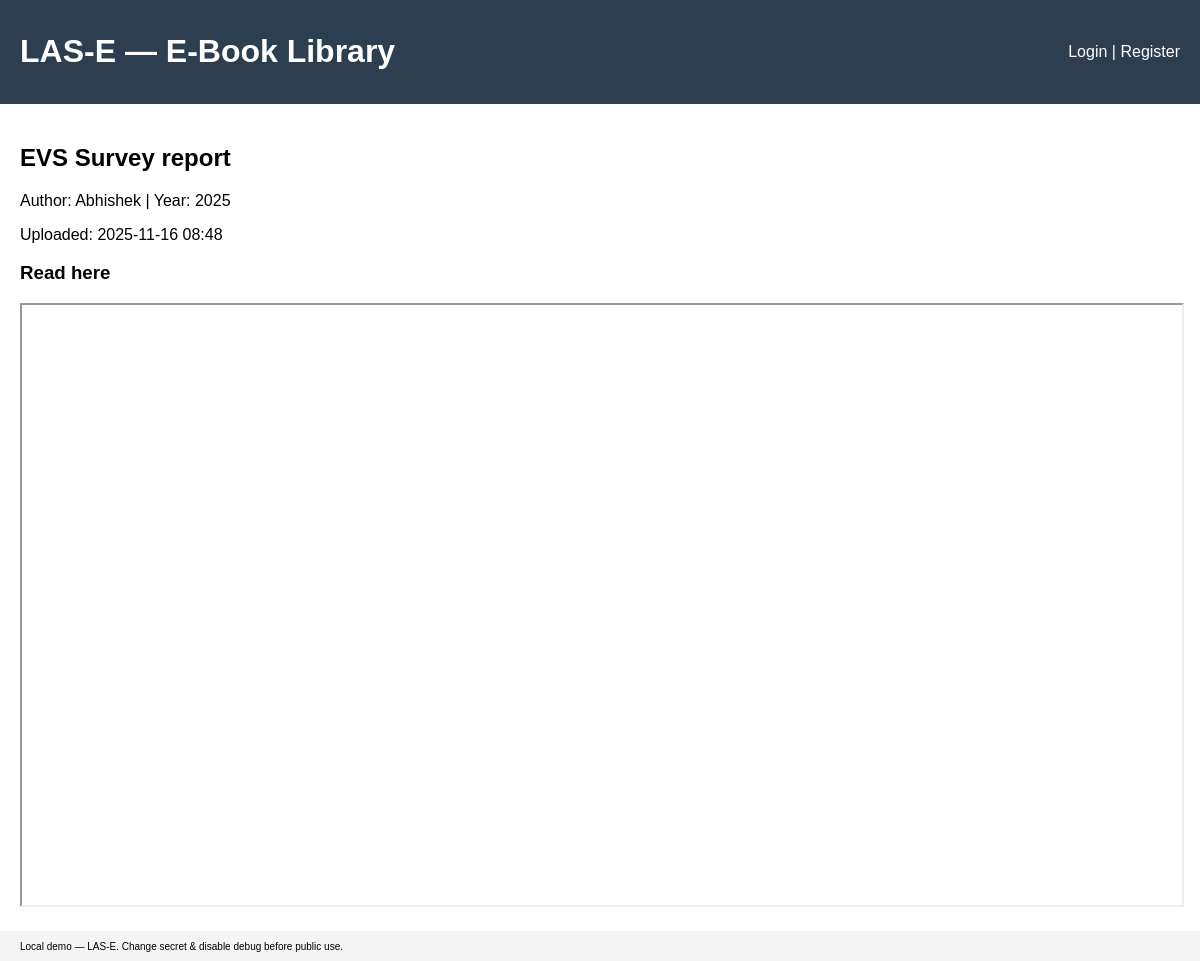
Screenshot of /book/1 with the database file from the repository.
### app.py (models this page shows, shortened)
class Book(db.Model):
    id = db.Column(db.Integer, primary_key=True)
    title = db.Column(db.String(250), nullable=False)
    author = db.Column(db.String(200), nullable=True)
    year = db.Column(db.String(10), nullable=True)
    filename = db.Column(db.String(300), nullable=False)
    uploaded_on = db.Column(db.DateTime, default=datetime.utcnow)

### app.py (the view)
@app.route('/book/<int:book_id>')
def book_detail(book_id):
    book = Book.query.get_or_404(book_id)
    return render_template('book.html', book=book)

### templates/book.html (shortened to what this page needs)
{% extends "layout.html" %}
{% block content %}
<article class="book">
  <h2>{{ book.title }}</h2>
  <p>Author: {{ book.author or 'Unknown' }} | Year: {{ book.year or '—' }}</p>
  <p>Uploaded: {{ book.uploaded_on.strftime('%Y-%m-%d %H:%M') }}</p>
  <div class="reader">
    <h3>Read here</h3>
    <iframe src="{{ url_for('serve_ebook', filename=book.filename) }}" width="100%" height="600px"></iframe>
  </div>
</article>
{% endblock %}

### static/styles.css (style rules this page uses)
body { font-family: Arial, sans-serif; margin: 0; padding: 0; }

### rows the page displays
Book: title "EVS Survey report", author "Abhishek", year "2025", uploaded_on "2025-11-16 08:48"
